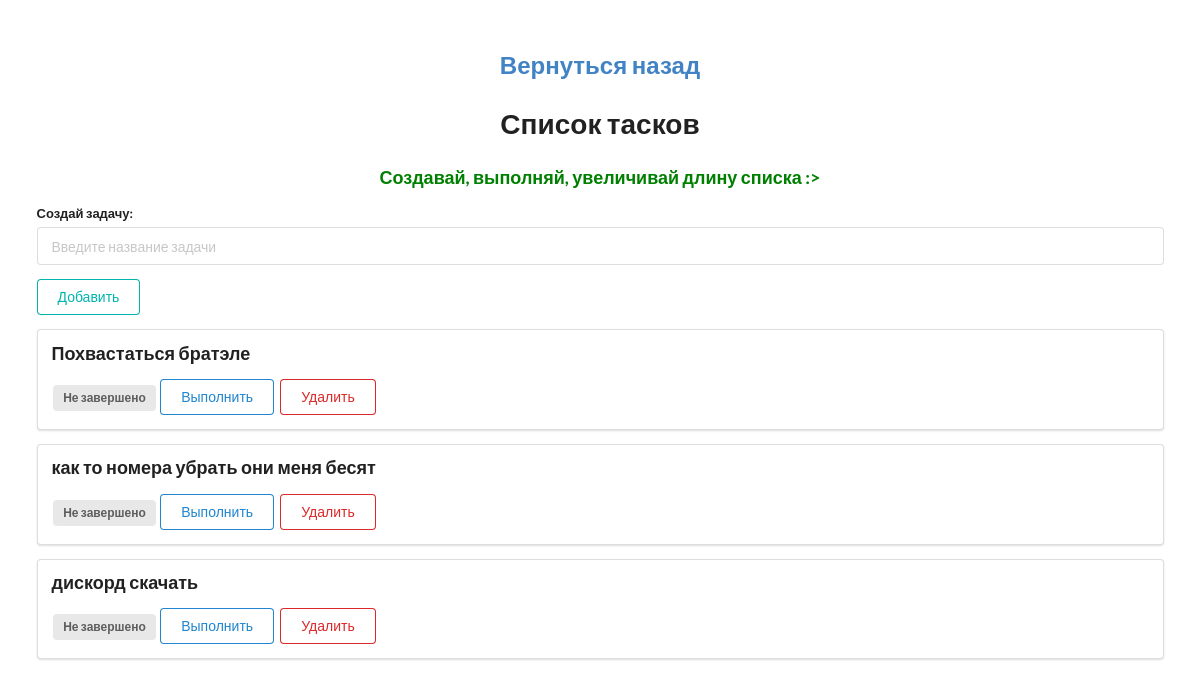
Before: /main/ with the older database file.
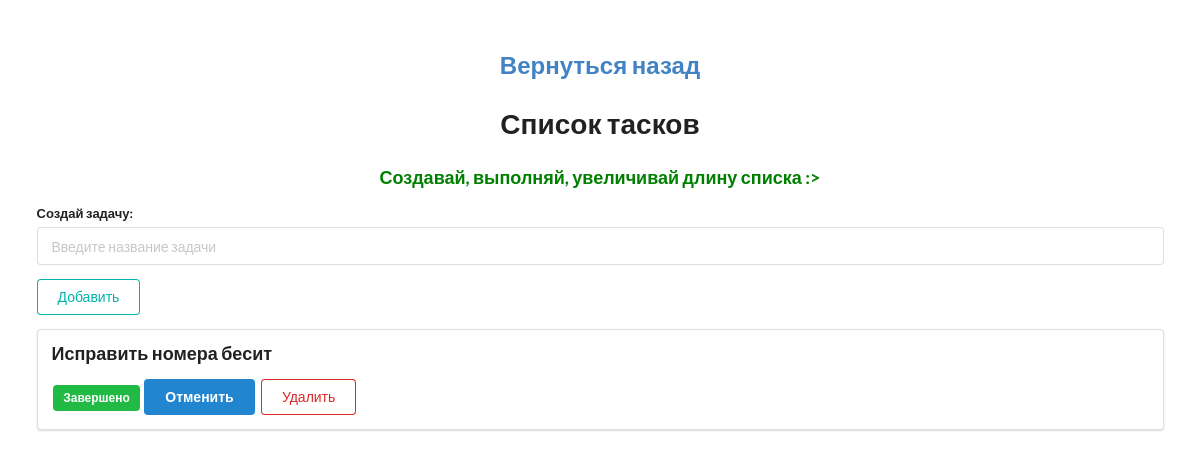
After: the same page with the newer database file.
### todolist/models.py (models this page shows, shortened)
class ToDo(models.Model):
    title = models.CharField('Название задания', max_length=500)
    is_complete = models.BooleanField('Завершено', default=False)
    class Meta:
        verbose_name = 'Задание'
        verbose_name_plural = 'Задания'

### todolist/views.py (the view)
# urls.py: path('main/', views.index, name='index'),
def index(request):
    todos = ToDo.objects.all()
    return render(request, 'todoapp/index.html', {'todo_list': todos, 'title': 'Задачи'})

### templates/todoapp/index.html (shortened to what this page needs)
{% extends 'todoapp/layout.html' %}
{% block content %}
<div style="margin-top: 50px;" class="ui container">
    <h2 style="text-align: center"><a href="http://127.0.0.1:8000">Вернуться назад</a></h2>
    <h1 class="ui center aligned header">Список тасков</h1>
    <h3 class="test_style">Создавай, выполняй, увеличивай длину списка :></h3>
    <form class="ui form" action="{% url 'add' %}" method="post">
        <div class="field">
            <label>Создай задачу:</label>
            <input type="text" name="title" placeholder="Введите название задачи"><br>
        </div>
        <button class="ui teal basic button" type="submit">Добавить</button>
    </form>
{% for todo in todo_list %}
<div class="ui segment">
    <p class="ui big header">{{ todo.title }}</p>
    {% if todo.is_complete == False %}
    <span class="ui gray label">Не завершено</span>
    <a class="ui primary basic button" href="{% url 'update' todo_id=todo.id %}">Выполнить</a>
    {% else %}
    <span class="ui green label">Завершено</span>
    <a class="ui blue button" href="{% url 'update' todo_id=todo.id %}">Отменить</a>
    {% endif %}
    <a class="ui negative basic button" href="{% url 'delete' todo_id=todo.id %}">Удалить</a>
</div>
{% endfor %}
</div>
{% endblock content %}

### templates/todoapp/layout.html (shortened to what this page needs)
<!DOCTYPE html>
{% load static %}
<html lang="ru">
<head>
    <link rel="stylesheet" href="https://cdn.jsdelivr.net/npm/semantic-ui@2.4.2/dist/semantic.min.css">
    <link rel="stylesheet" href="{% static 'todolist/css/style.css' %}">
</head>
<body>
{% block content %}
{% endblock %}
</body>
</html>

### todolist/static/todolist/css/style.css (style rules this page uses)
.test_style { text-align: center; color: green; }

Changed rows visible on the page:
removed ToDo: title "Похвастаться братэле", is_complete "Не завершено"
removed ToDo: title "как то номера убрать они меня бесят", is_complete "Не завершено"
removed ToDo: title "дискорд скачать", is_complete "Не завершено"
added ToDo: title "Исправить номера бесит", is_complete "Завершено"
